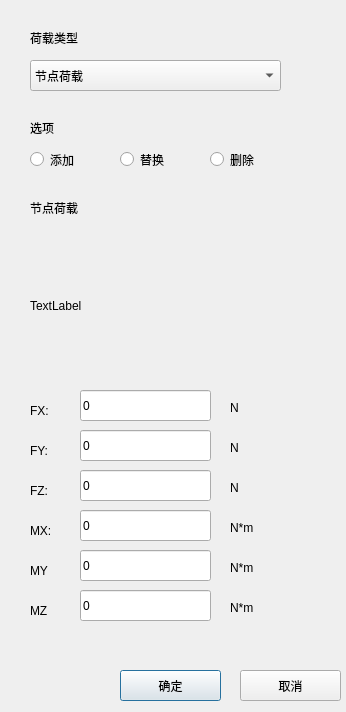
<?xml version="1.0" encoding="UTF-8"?>
<ui version="4.0">
 <class>LoadWindowClass</class>
 <widget class="QDialog" name="LoadWindowClass">
  <property name="geometry">
   <rect>
    <x>0</x>
    <y>0</y>
    <width>346</width>
    <height>712</height>
   </rect>
  </property>
  <property name="windowTitle">
   <string>LoadWindow</string>
  </property>
  <widget class="QLabel" name="label">
   <property name="geometry">
    <rect>
     <x>30</x>
     <y>30</y>
     <width>72</width>
     <height>15</height>
    </rect>
   </property>
   <property name="text">
    <string>荷载类型</string>
   </property>
  </widget>
  <widget class="QComboBox" name="comboBoxLoadType">
   <property name="geometry">
    <rect>
     <x>30</x>
     <y>60</y>
     <width>251</width>
     <height>31</height>
    </rect>
   </property>
   <item>
    <property name="text">
     <string>节点荷载</string>
    </property>
   </item>
   <item>
    <property name="text">
     <string>单元荷载</string>
    </property>
   </item>
  </widget>
  <widget class="QLabel" name="label_2">
   <property name="geometry">
    <rect>
     <x>30</x>
     <y>120</y>
     <width>72</width>
     <height>15</height>
    </rect>
   </property>
   <property name="text">
    <string>选项</string>
   </property>
  </widget>
  <widget class="QRadioButton" name="radioButtonAdd">
   <property name="geometry">
    <rect>
     <x>30</x>
     <y>150</y>
     <width>115</width>
     <height>19</height>
    </rect>
   </property>
   <property name="text">
    <string>添加</string>
   </property>
  </widget>
  <widget class="QRadioButton" name="radioButtonRep">
   <property name="geometry">
    <rect>
     <x>120</x>
     <y>150</y>
     <width>115</width>
     <height>19</height>
    </rect>
   </property>
   <property name="text">
    <string>替换</string>
   </property>
  </widget>
  <widget class="QRadioButton" name="radioButtonDel">
   <property name="geometry">
    <rect>
     <x>210</x>
     <y>150</y>
     <width>115</width>
     <height>19</height>
    </rect>
   </property>
   <property name="text">
    <string>删除</string>
   </property>
  </widget>
  <widget class="QLabel" name="label_3">
   <property name="geometry">
    <rect>
     <x>30</x>
     <y>200</y>
     <width>72</width>
     <height>15</height>
    </rect>
   </property>
   <property name="text">
    <string>节点荷载</string>
   </property>
  </widget>
  <widget class="QLabel" name="label_4">
   <property name="geometry">
    <rect>
     <x>30</x>
     <y>230</y>
     <width>191</width>
     <height>151</height>
    </rect>
   </property>
   <property name="text">
    <string>TextLabel</string>
   </property>
  </widget>
  <widget class="QWidget" name="widget" native="true">
   <property name="geometry">
    <rect>
     <x>20</x>
     <y>380</y>
     <width>271</width>
     <height>261</height>
    </rect>
   </property>
   <widget class="QLabel" name="label_5">
    <property name="geometry">
     <rect>
      <x>10</x>
      <y>20</y>
      <width>41</width>
      <height>21</height>
     </rect>
    </property>
    <property name="text">
     <string>FX:</string>
    </property>
   </widget>
   <widget class="QLineEdit" name="lineEditFX">
    <property name="geometry">
     <rect>
      <x>60</x>
      <y>10</y>
      <width>131</width>
      <height>31</height>
     </rect>
    </property>
    <property name="text">
     <string>0</string>
    </property>
   </widget>
   <widget class="QLabel" name="label_6">
    <property name="geometry">
     <rect>
      <x>210</x>
      <y>20</y>
      <width>72</width>
      <height>15</height>
     </rect>
    </property>
    <property name="text">
     <string>N</string>
    </property>
   </widget>
   <widget class="QLabel" name="label_7">
    <property name="geometry">
     <rect>
      <x>10</x>
      <y>60</y>
      <width>41</width>
      <height>21</height>
     </rect>
    </property>
    <property name="text">
     <string>FY:</string>
    </property>
   </widget>
   <widget class="QLabel" name="label_8">
    <property name="geometry">
     <rect>
      <x>210</x>
      <y>60</y>
      <width>72</width>
      <height>15</height>
     </rect>
    </property>
    <property name="text">
     <string>N</string>
    </property>
   </widget>
   <widget class="QLineEdit" name="lineEditFY">
    <property name="geometry">
     <rect>
      <x>60</x>
      <y>50</y>
      <width>131</width>
      <height>31</height>
     </rect>
    </property>
    <property name="text">
     <string>0</string>
    </property>
   </widget>
   <widget class="QLabel" name="label_9">
    <property name="geometry">
     <rect>
      <x>10</x>
      <y>100</y>
      <width>41</width>
      <height>21</height>
     </rect>
    </property>
    <property name="text">
     <string>FZ:</string>
    </property>
   </widget>
   <widget class="QLabel" name="label_10">
    <property name="geometry">
     <rect>
      <x>210</x>
      <y>100</y>
      <width>72</width>
      <height>15</height>
     </rect>
    </property>
    <property name="text">
     <string>N</string>
    </property>
   </widget>
   <widget class="QLineEdit" name="lineEditFZ">
    <property name="geometry">
     <rect>
      <x>60</x>
      <y>90</y>
      <width>131</width>
      <height>31</height>
     </rect>
    </property>
    <property name="text">
     <string>0</string>
    </property>
   </widget>
   <widget class="QLabel" name="label_11">
    <property name="geometry">
     <rect>
      <x>10</x>
      <y>140</y>
      <width>41</width>
      <height>21</height>
     </rect>
    </property>
    <property name="text">
     <string>MX:</string>
    </property>
   </widget>
   <widget class="QLabel" name="label_12">
    <property name="geometry">
     <rect>
      <x>210</x>
      <y>140</y>
      <width>72</width>
      <height>15</height>
     </rect>
    </property>
    <property name="text">
     <string>N*m</string>
    </property>
   </widget>
   <widget class="QLineEdit" name="lineEditMX">
    <property name="geometry">
     <rect>
      <x>60</x>
      <y>130</y>
      <width>131</width>
      <height>31</height>
     </rect>
    </property>
    <property name="text">
     <string>0</string>
    </property>
   </widget>
   <widget class="QLabel" name="label_13">
    <property name="geometry">
     <rect>
      <x>10</x>
      <y>180</y>
      <width>41</width>
      <height>21</height>
     </rect>
    </property>
    <property name="text">
     <string>MY</string>
    </property>
   </widget>
   <widget class="QLabel" name="label_14">
    <property name="geometry">
     <rect>
      <x>210</x>
      <y>180</y>
      <width>72</width>
      <height>15</height>
     </rect>
    </property>
    <property name="text">
     <string>N*m</string>
    </property>
   </widget>
   <widget class="QLineEdit" name="lineEditMY">
    <property name="geometry">
     <rect>
      <x>60</x>
      <y>170</y>
      <width>131</width>
      <height>31</height>
     </rect>
    </property>
    <property name="text">
     <string>0</string>
    </property>
   </widget>
   <widget class="QLabel" name="label_15">
    <property name="geometry">
     <rect>
      <x>10</x>
      <y>220</y>
      <width>41</width>
      <height>21</height>
     </rect>
    </property>
    <property name="text">
     <string>MZ</string>
    </property>
   </widget>
   <widget class="QLabel" name="label_16">
    <property name="geometry">
     <rect>
      <x>210</x>
      <y>220</y>
      <width>72</width>
      <height>15</height>
     </rect>
    </property>
    <property name="text">
     <string>N*m</string>
    </property>
   </widget>
   <widget class="QLineEdit" name="lineEditMZ">
    <property name="geometry">
     <rect>
      <x>60</x>
      <y>210</y>
      <width>131</width>
      <height>31</height>
     </rect>
    </property>
    <property name="text">
     <string>0</string>
    </property>
   </widget>
  </widget>
  <widget class="QPushButton" name="pushButtonSure">
   <property name="geometry">
    <rect>
     <x>120</x>
     <y>670</y>
     <width>101</width>
     <height>31</height>
    </rect>
   </property>
   <property name="text">
    <string>确定</string>
   </property>
  </widget>
  <widget class="QPushButton" name="pushButtonSure_2">
   <property name="geometry">
    <rect>
     <x>240</x>
     <y>670</y>
     <width>101</width>
     <height>31</height>
    </rect>
   </property>
   <property name="text">
    <string>取消</string>
   </property>
  </widget>
 </widget>
 <layoutdefault spacing="6" margin="11"/>
 <resources/>
 <connections>
  <connection>
   <sender>pushButtonSure_2</sender>
   <signal>clicked(bool)</signal>
   <receiver>LoadWindowClass</receiver>
   <slot>close()</slot>
   <hints>
    <hint type="sourcelabel">
     <x>318</x>
     <y>692</y>
    </hint>
    <hint type="destinationlabel">
     <x>307</x>
     <y>337</y>
    </hint>
   </hints>
  </connection>
 </connections>
</ui>
